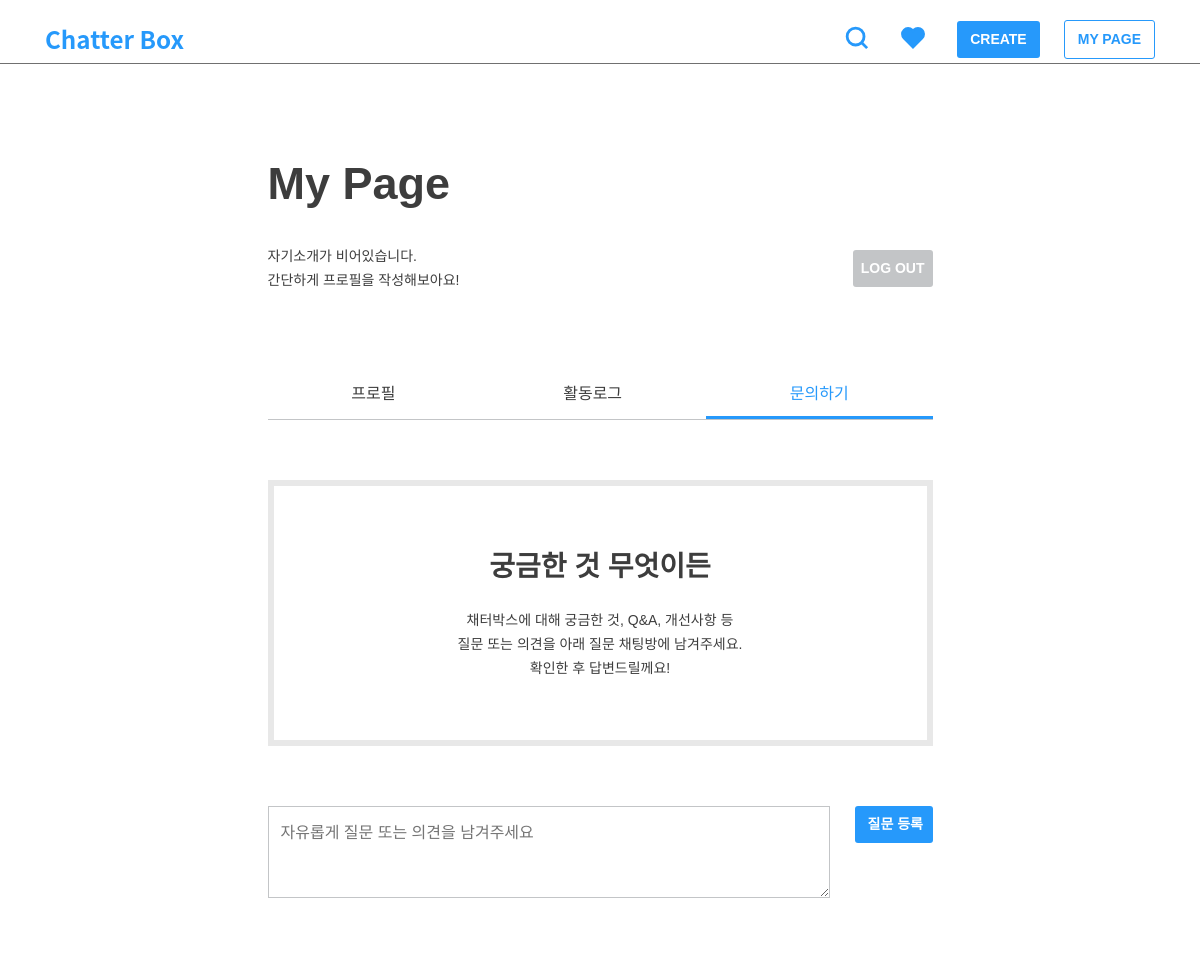
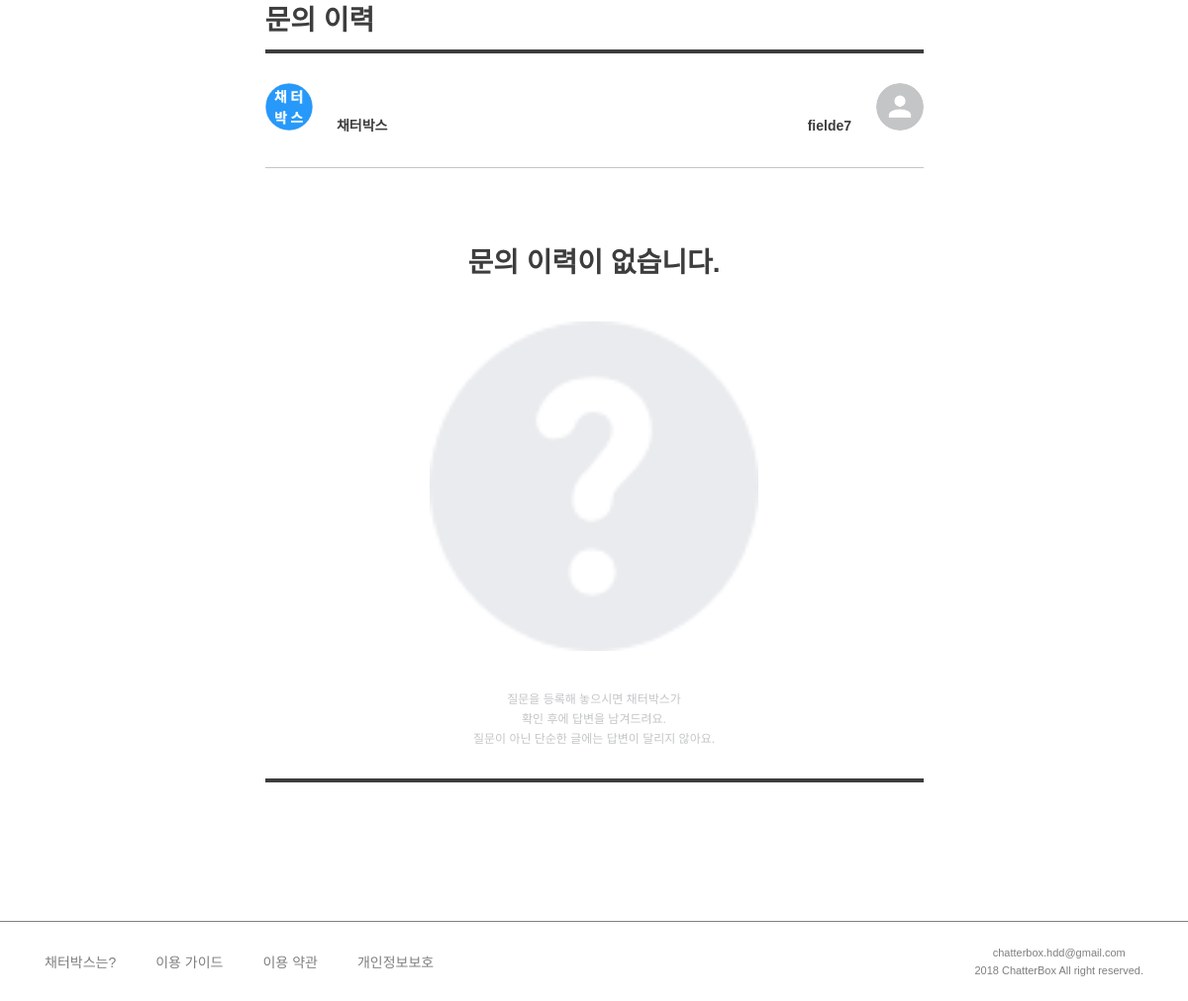
Page /member/contact/ (signed in) on the earlier database version (2 pictures, top to bottom).
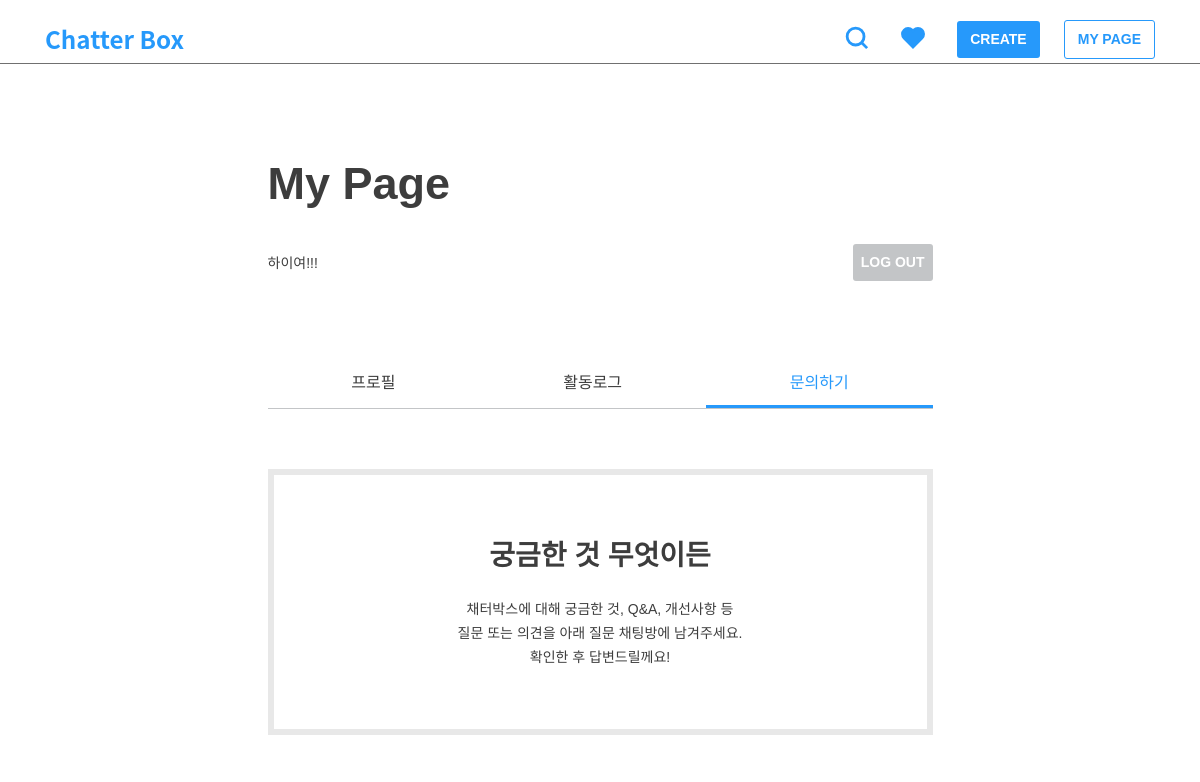
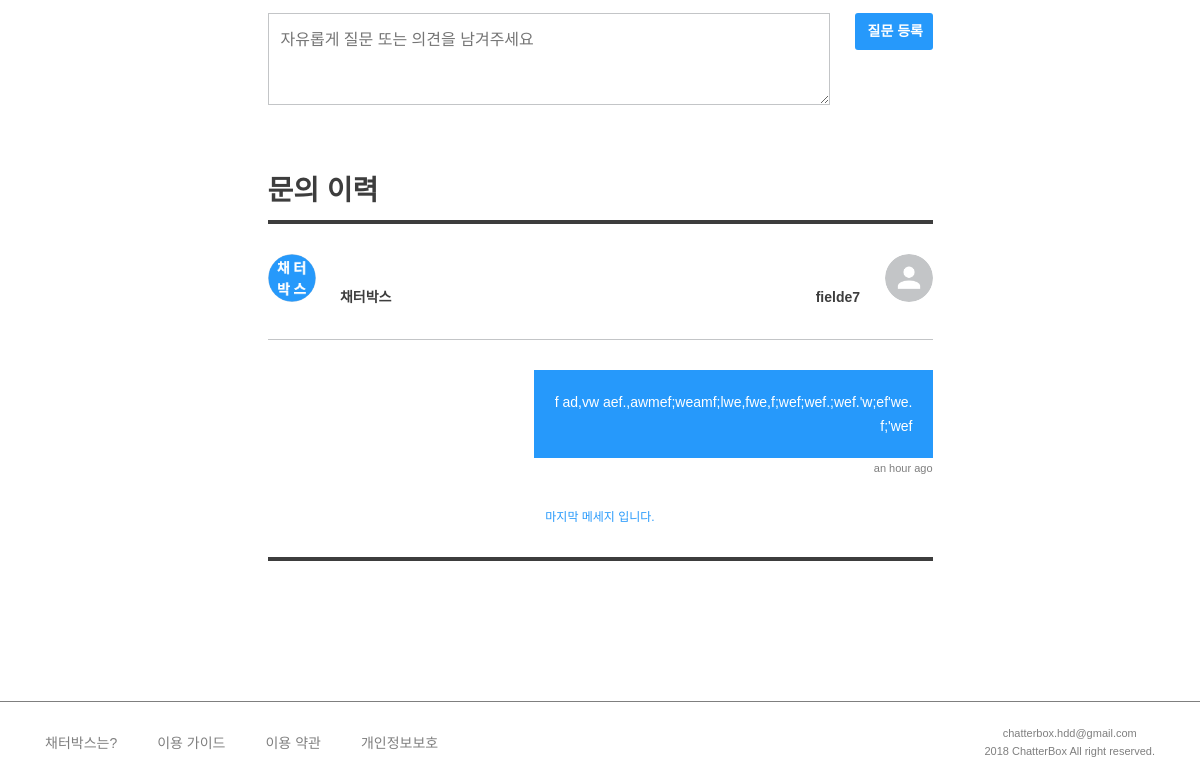
Same page on the later database version (2 pictures, top to bottom).
### member/models.py (models this page shows, shortened)
class User(AbstractUser):
    GENDER_MALE = 'm'
    GENDER_FEMALE = 'f'
    GENDER_OTHER = 'o'
    CHOICES_GENDER = (
        (GENDER_MALE, '남성'),
        (GENDER_FEMALE, '여성'),
        (GENDER_OTHER, '기타'),
    )
    profile_image = models.ImageField(
        default='default/user.png', null=True, upload_to='user')
    bio = models.CharField(max_length=160, null=True)
    gender = models.CharField(
        max_length=1, choices=CHOICES_GENDER, null=True, blank=True)
    like_posts = models.ManyToManyField(
        'post.Post', blank=True, related_name='like_users')
    like_comments = models.ManyToManyField(
        'comment.Comment', blank=True, related_name='like_comments')
    hate_comments = models.ManyToManyField(
        'comment.Comment', blank=True, related_name='hate_comments')
    objects = UserManager()

class ContactChat(models.Model):
    owner = models.ForeignKey(settings.AUTH_USER_MODEL, related_name='owner')
    author = models.ForeignKey(settings.AUTH_USER_MODEL, related_name='author')
    created_at = models.DateTimeField(auto_now_add=True, null=True)
    content = models.TextField()
    @property
    def natural_time(self):
        return naturaltime(self.created_at)

### member/views.py (the view)
@login_required
def contact(request):
    user = request.user
    chats = ContactChat.objects.filter(owner=user)
    chat_form = ContactChatForm()
    context = {
        'user': user,
        'chats': chats,
        'chat_form': chat_form,
    }
    return render(request, 'member/contact.html', context)

### member/forms.py
class ContactChatForm(forms.ModelForm):
    class Meta:
        model = ContactChat
        fields = (
            'content',
        )
        widgets = {
            'content': forms.Textarea(
                attrs={
                    'class': 'content',
                    'placeholder': '자유롭게 질문 또는 의견을 남겨주세요',
                }
            )
        }

### templates/member/contact.html (shortened to what this page needs)
{% extends 'base.html' %}
{% load static %}
{% block customCSS %}
<link rel="stylesheet" href="{% static 'css/member/my_page.css' %}">
<link rel="stylesheet" href="{% static 'css/member/contact.css' %}">
{% endblock %}
{% block content %}
<div class="row justify-content-center">
    <div class="col-md-7 p-0 mypage">
        <h2>My Page</h2>
        <div class="info-area">
            {% if user.bio %}
            <h6>{{ user.bio }}</h6>
            {% else %}
            <h6>자기소개가 비어있습니다.<br />간단하게 프로필을 작성해보아요!</h6>
            {% endif %}
            <a class="btn btn-gray" href="{% url 'member:logout' %}">LOG OUT</a>
        </div>
        <div class="mypage-body">
            <ul class="nav nav-pills nav-fill">
                <li class="nav-item"><a class="tab-link" href="{% url 'member:my_page' %}">
                        <h5>프로필</h5>
                    </a></li>
                <li class="nav-item"><a class="tab-link" href="{% url 'member:user_log' %}">
                        <h5>활동로그</h5>
                    </a></li>
                <li class="nav-item"><a class="tab-link active" href="#">
                        <h5>문의하기</h5>
                    </a></li>
            </ul>
            <div class="tab-pane" id="pills-contact">
                <div class="mypage-header">
                    <h3>궁금한 것 무엇이든</h3>
                    <h6>채터박스에 대해 궁금한 것, Q&A, 개선사항 등<br />질문 또는 의견을 아래 질문 채팅방에 남겨주세요.<br />확인한 후 답변드릴께요!</h6>
                </div>
                <form id="add-chat-form" action="{% url 'member:create_chat' %}" method="POST">
                    {{ chat_form.content }}
                    <input type="button" class="add-chat btn btn-fill" value="질문 등록">
                </form>
                <div class="chat-list">
                    <h3>문의 이력</h3>
                    <div class="list-header">
                        <div class="admin-header">
                            <img class="category-icon" src="{% static '/img/categories/all.png' %}" />
                            <h6>채터박스</h6>
                        </div>
                        <div class="user-header">
                            <h6>{{ user.username }}</h6>
                            <img class="profile_image" src="/media/{{ user.profile_image }}" />
                        </div>
                    </div>
                    <div class="list-body">
                        <div class="load-chat">
                            {% if chats %}
                            {% for chat in chats.all %}
                            {% if chat.author.is_staff %}
                            <div class="chat admin">
                                <h6>{{ chat.content }}</h6>
                                <span>{{ chat.natural_time }}</span>
                            </div>
                            {% else %}
                            <div class="chat">
                                <h6>{{ chat.content }}</h6>
                                <span>{{ chat.natural_time }}</span>
                            </div>
                            {% endif %}
                            {% endfor %}
                            <p>마지막 메세지 입니다.</p>
                            {% else %}
                            <div class="empty">
                                <h3>문의 이력이 없습니다.</h3>
                                <img src="{% static '/img/help-empty.png' %}" alt="">
                                <p>질문을 등록해 놓으시면 채터박스가<br />확인 후에 답변을 남겨드려요.<br />질문이 아닌 단순한 글에는 답변이 달리지 않아요.</p>
                            </div>
                            {% endif%}
                        </div>
                    </div>
                </div>
            </div>
        </div>
    </div>
</div>
{% endblock %}

Differences in the rows shown:
changed User "fielde7": bio (not shown) → "하이여!!!"
added ContactChat: content "f ad,vw aef.,awmef;weamf;lwe,fwe,f;wef;wef.;wef.'w;ef'we.f;'wef", natural_time "an hour ago"
Other differences:
text no longer shown: "자기소개가 비어있습니다. 간단하게 프로필을 작성해보아요! 문의 이력이 없습니다. 질문을 등록해 놓으시면 채터박스가 확인 후에 답변을 남겨드려요. 질문이 아닌 단순한 글에는 답변이 달리지 않아요."
text now shown: "마지막 메세지 입니다."
